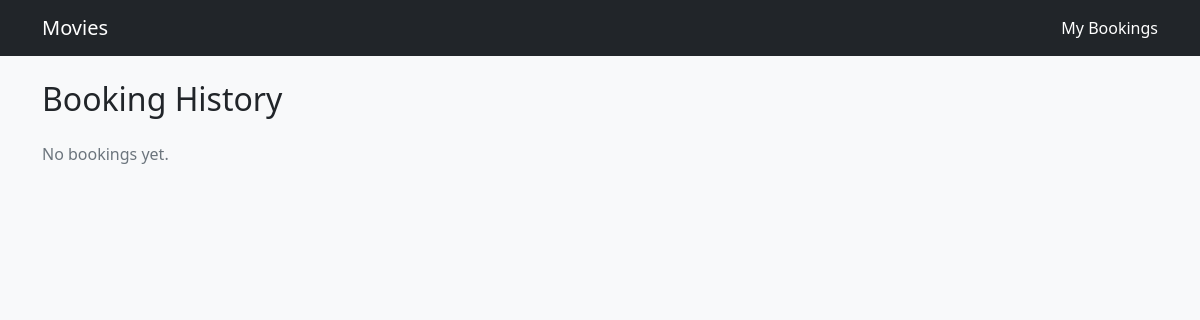
The app's page /bookings/, older data.
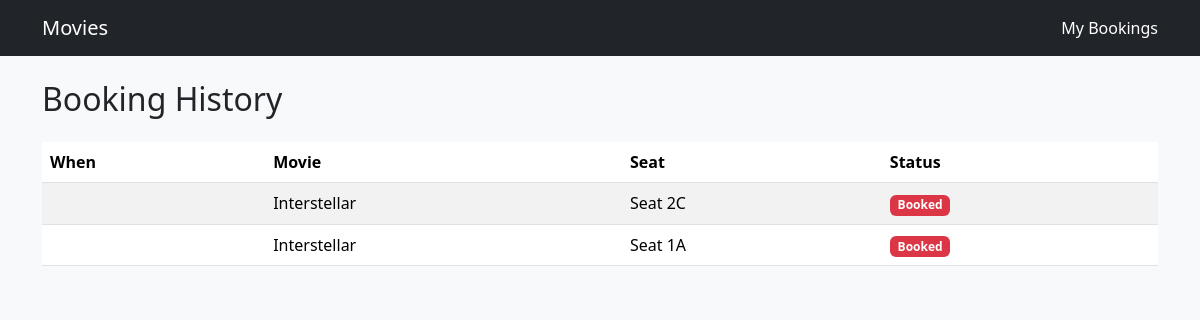
The same page, newer data.
### bookings/models.py (models this page shows, shortened)
class Booking(models.Model):
    movie = models.ForeignKey(Movie, on_delete=models.CASCADE, related_name="bookings")
    seat = models.OneToOneField(Seat, on_delete=models.PROTECT, related_name="booking")
    user = models.CharField(max_length=200)
    booking_date = models.DateTimeField(auto_now_add=True)

class Movie(models.Model):
    title = models.CharField(max_length=200)
    description = models.TextField(blank=True)
    release_date = models.DateField(null=True, blank=True)
    duration = models.PositiveIntegerField(help_text="Duration in minutes", null=True, blank=True)

class Seat(models.Model):
    class Status(models.TextChoices):
        AVAILABLE = "AVAILABLE", "Available"
        BOOKED = "BOOKED", "Booked"
    movie = models.ForeignKey(Movie, on_delete=models.CASCADE, related_name="seats")
    seat_number = models.CharField(max_length=10)
    status = models.CharField(max_length=9, choices=Status.choices, default=Status.AVAILABLE)

### bookings/views.py (the view)
# urls.py: path("bookings/", views.booking_history, name="booking_history"),
def booking_history(request):
    bookings = (
        Booking.objects.select_related("movie", "seat")
        .order_by("-booking_date")
    )
    return render(request, "bookings/booking_history.html", {"bookings": bookings})

### bookings/templates/bookings/booking_history.html (shortened to what this page needs)
{% extends "bookings/base.html" %}
{% block content %}
  <h2 class="mb-4">Booking History</h2>
  {% if bookings %}
    <div class="table-responsive">
      <table class="table table-striped align-middle">
        <thead>
          <tr>
            <th scope="col">When</th>
            <th scope="col">Movie</th>
            <th scope="col">Seat</th>
            <th scope="col">Status</th>
          </tr>
        </thead>
        <tbody>
          {% for b in bookings %}
            <tr>
              <td>{{ b.booked_at|date:"Y-m-d H:i" }}</td>
              <td>{{ b.movie.title }}</td>
              <td>Seat {{ b.seat.seat_number }}</td>
              <td>
                {% if b.seat.status %}
                  {% if b.seat.status == 'BOOKED' %}
                    <span class="badge text-bg-danger">Booked</span>
                  {% else %}
                    <span class="badge text-bg-success">{{ b.seat.status }}</span>
                  {% endif %}
                {% else %}
                  {% if b.seat.is_booked %}
                    <span class="badge text-bg-danger">Booked</span>
                  {% else %}
                    <span class="badge text-bg-success">Available</span>
                  {% endif %}
                {% endif %}
              </td>
            </tr>
          {% endfor %}
        </tbody>
      </table>
    </div>
  {% else %}
    <p class="text-secondary">No bookings yet.</p>
  {% endif %}
{% endblock %}

Row changes from the older to the newer data that the page shows:
added Booking: movie "Interstellar", seat.seat_number "2C", shows "Booked"
added Booking: movie "Interstellar", seat.seat_number "1A", shows "Booked"
Text that changed along with them:
text no longer shown: "No bookings yet."
text now shown: "When Movie Seat Status"
